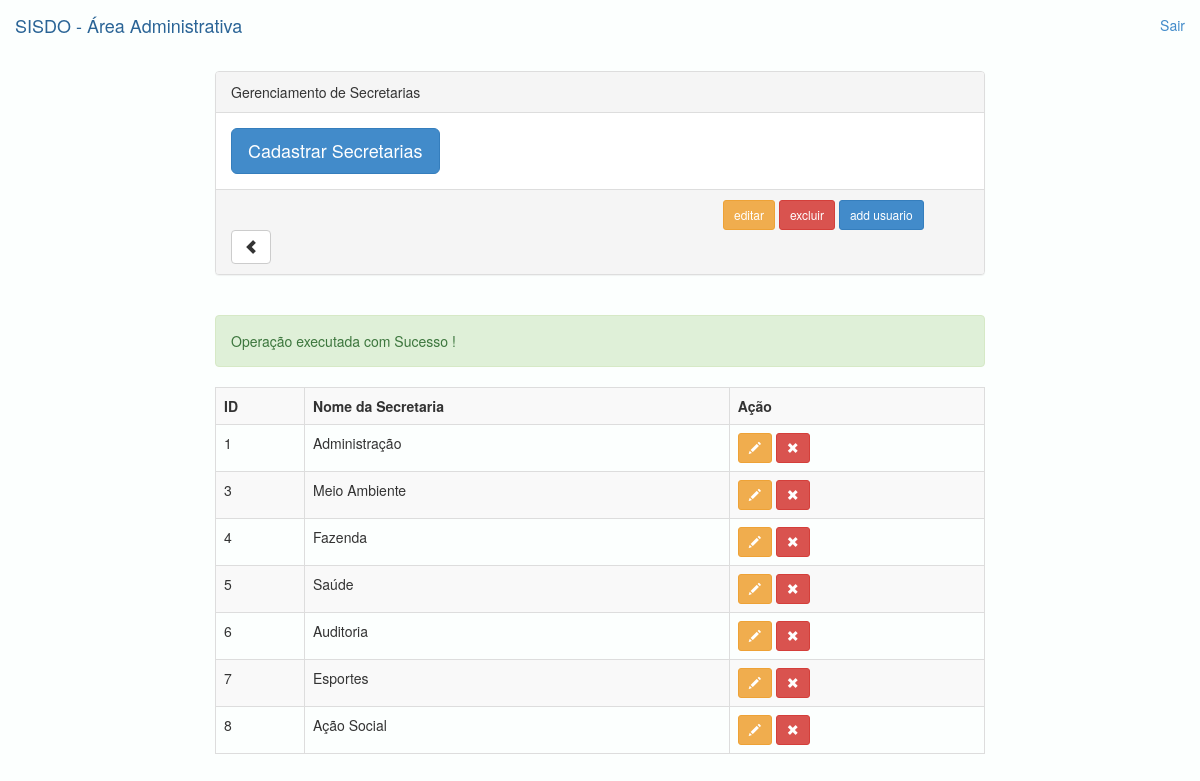
The page /visao/gerenciar_secretaria.php (signed in) on the database its author committed.
### tables this page shows
CREATE TABLE IF NOT EXISTS `secretaria` (
  `cod_secretaria` int(11) NOT NULL AUTO_INCREMENT,
  `nome_secretaria` varchar(45) NOT NULL,
  PRIMARY KEY (`cod_secretaria`)
);

### Configuracao/conexao.php (called while the page is built, shortened)
<?php
function ConectarBanco() {
    $conexao = mysql_connect('127.0.0.1','root','');
    $db = mysql_select_db('docoficial', $conexao);
    return $conexao;
}

### AcessoDados/secretaria_dao.php (called while the page is built, shortened)
<?php
require_once '../Configuracao/conexao.php';
require_once '../Entidade/secretaria.php';
class secretaria_dao {
    function Listar() {
        $listaSecretaria=array();
        $query="SELECT * FROM `secretaria`";
        $sql =  mysql_query($query);
        $i=0;
        while($resultado = mysql_fetch_array($sql)){
            $sec=new secretaria();
            $sec->setCod_secretaria($resultado["cod_secretaria"]);
            $sec->setNome_secretaria($resultado["nome_secretaria"]);
            $listaSecretaria[$i] = $sec;
            $i++;
        }
        return $listaSecretaria;
    }
}

### Controle/secretaria_controle.php (called while the page is built, shortened)
<?php
require_once '../AcessoDados/secretaria_dao.php';
require_once '../Entidade/secretaria.php';
class secretaria_controle {
    function Listar() {
        $dao = new secretaria_dao();
        try {
            $listaDao = array();
            $listaDao = $dao->Listar();
        } catch (Exception $exc) {
            echo $exc->getTraceAsString();
        }
        return $listaDao;
    }
}

### Entidade/secretaria.php (called while the page is built)
<?php
class secretaria {
    private $cod_secretaria;
    private $nome_secretaria;
    function getCod_secretaria() {
        return $this->cod_secretaria;
    }
    function getNome_secretaria() {
        return $this->nome_secretaria;
    }
    function setCod_secretaria($cod_secretaria) {
        $this->cod_secretaria = $cod_secretaria;
    }
    function setNome_secretaria($nome_secretaria) {
        $this->nome_secretaria = $nome_secretaria;
    }
}

### visao/gerenciar_secretaria.php (the view, shortened to what this page needs)
<!DOCTYPE html>
<?php
require_once 'config_visao.php';
require_once '../Controle/secretaria_controle.php';
require_once '../Entidade/secretaria.php';
$sec_controle = new secretaria_controle();
?>
<html>
    <body class="fundo-base">
        <?php echo CriarBarraNavegacao(); ?>
        <div class="col-xs-12 col-md-8 col-md-offset-2">
            <div class="panel panel-default">
                <div class="panel-heading">Gerenciamento de Secretarias</div>
                <div class="panel-body">
                    <button type="button" class="btn btn-primary btn-lg" data-toggle="modal" data-target="#ModalCadastrar">
                        Cadastrar Secretarias
                    </button>
                </div>
                <div class="panel-footer">
                    <div class="col-md-offset-8">
                        <button type="button" class="btn btn-warning btn-sm">editar</button>
                        <button type="button" class="btn btn-danger btn-sm">excluir</button>
                        <button type="button" class="btn btn-primary btn-sm">add usuario</button>
                    </div>
                    <a href="../visao/area_administrativa.php" class="btn btn-default" role="button">
                        <span class="glyphicon glyphicon-chevron-left" aria-hidden="true"><abbr title="Voltar"></abbr></span>
                    </a>
                </div>
            </div>
            <?php
            if (@$_GET["result"] == 0) {
                echo ' <br><div class="alert alert-success" role="alert">Operação executada com Sucesso !</div>';
            } elseif (@$_GET["result"] != null && @$_GET["result"] == 0) {
            } else {
                echo ' <br><div class="alert alert-warning" role="alert">ERRO na Operação !</div>';
            }
            ?>
            <div>
                <table class="table table-striped table-bordered">
                    <th>ID</th>
                    <th>Nome da Secretaria</th>
                    <th>Ação</th>
                    <?php
                    $lista = $sec_controle->Listar();
                    $i = 0;
                    $laco = count($lista);
                    while ($i < $laco) {
                        $sec = $lista[$i];
                        echo ' <tr>
                                        <td>' . $sec->getCod_secretaria() . '</td>
                                        <td>' . $sec->getNome_secretaria() . '</td>
                                        <td>
                                            <a href="../visao/editarSecretaria.php?id=' . $sec->getCod_secretaria()  . '" class="btn btn-warning btn-sm" role="button">
                                                 <span class="glyphicon glyphicon-pencil" aria-hidden="true"></span>
                                            </a>
                                            <a href="../visao/secretariaPOST.php?id=' . $sec->getCod_secretaria()  . '&acao=excluir" class="btn btn-danger btn-sm" role="button">
                                                 <span class="glyphicon glyphicon-remove" aria-hidden="true"></span>
                                            </a>
                                        </td>
                                  </tr>';
                        $i++;
                    }
                    ?>
                </table>
            </div>
        </div>
    </body >
</html>

### css/main.css (style rules this page uses)
.fundo-base { background-color: rgba(247, 255, 253, 0.28); }

### rows shown on the page
secretaria: cod_secretaria "1", nome_secretaria "Administração"
secretaria: cod_secretaria "3", nome_secretaria "Meio Ambiente"
secretaria: cod_secretaria "4", nome_secretaria "Fazenda"
secretaria: cod_secretaria "5", nome_secretaria "Saúde"
secretaria: cod_secretaria "6", nome_secretaria "Auditoria"
secretaria: cod_secretaria "7", nome_secretaria "Esportes"
secretaria: cod_secretaria "8", nome_secretaria "Ação Social"
